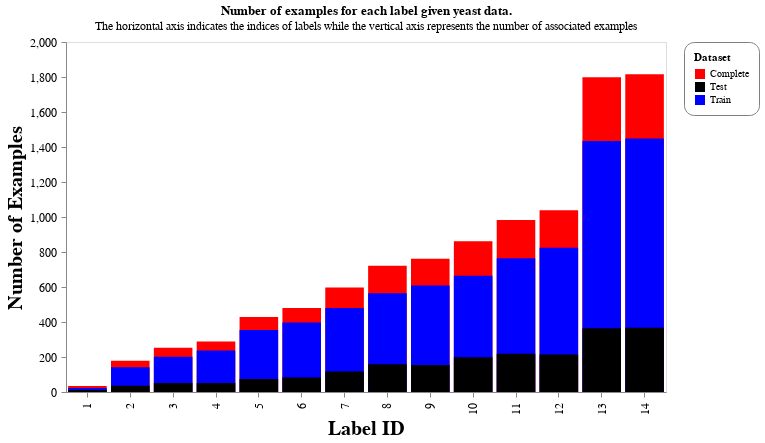

Notebook source saved alongside this figure:
### Markdown cell above
Again, we train the chain classifier using the resulted training and test sets.

### Code cell
chart

### Figure 1 — Vega-Lite specification as saved in the notebook (floating-point values rounded to 4 significant figures)
{"data": {"name": "data-668f8040dcfe2e60425ef04684308304"}, "mark": {"type": "bar", "color": "grey"}, "config": {"axis": {"labelFontSize": 12, "labelLimit": 500, "labelPadding": 5, "titleFontSize": 20}, "axisY": {"grid": false}, "header": {"labelFontSize": 15, "titleFontSize": 20}, "legend": {"cornerRadius": 10, "fillColor": "white", "padding": 10, "strokeColor": "gray"}}, "encoding": {"color": {"type": "nominal", "field": "Dataset", "scale": {"range": ["red", "black", "blue"]}}, "x": {"type": "ordinal", "field": "Label", "sort": "ascending", "title": "Label ID"}, "y": {"type": "quantitative", "field": "Sum", "stack": null, "title": "Number of Examples"}}, "height": 350, "resolve": {"scale": {"x": "independent"}}, "title": {"text": "Number of examples for each label given yeast data.", "subtitle": ["The horizontal axis indicates the indices of labels while the vertical axis represents the number of associated examples"]}, "width": 600, "$schema": "https://vega.github.io/schema/vega-lite/v4.8.1.json", "datasets": {"data-668f8040dcfe2e60425ef04684308304": [{"Label": 1, "Dataset": "Complete", "Sum": 34}, {"Label": 2, "Dataset": "Complete", "Sum": 178}, {"Label": 3, "Dataset": "Complete", "Sum": 253}, {"Label": 4, "Dataset": "Complete", "Sum": 289}, {"Label": 5, "Dataset": "Complete", "Sum": 428}, {"Label": 6, "Dataset": "Complete", "Sum": 480}, {"Label": 7, "Dataset": "Complete", "Sum": 597}, {"Label": 8, "Dataset": "Complete", "Sum": 722}, {"Label": 9, "Dataset": "Complete", "Sum": 762}, {"Label": 10, "Dataset": "Complete", "Sum": 862}, {"Label": 11, "Dataset": "Complete", "Sum": 983}, {"Label": 12, "Dataset": "Complete", "Sum": 1038}, {"Label": 13, "Dataset": "Complete", "Sum": 1799}, {"Label": 14, "Dataset": "Complete", "Sum": 1816}, {"Label": 1, "Dataset": "Train", "Sum": 23}, {"Label": 2, "Dataset": "Train", "Sum": 142}, {"Label": 3, "Dataset": "Train", "Sum": 201}, {"Label": 4, "Dataset": "Train", "Sum": 237}, {"Label": 5, "Dataset": "Train", "Sum": 354}, {"Label": 6, "Dataset": "Train", "Sum": 397}, {"Label": 7, "Dataset": "Train", "Sum": 480}, {"Label": 8, "Dataset": "Train", "Sum": 564}, {"Label": 9, "Dataset": "Train", "Sum": 608}, {"Label": 10, "Dataset": "Train", "Sum": 664}, {"Label": 11, "Dataset": "Train", "Sum": 765}, {"Label": 12, "Dataset": "Train", "Sum": 824}, {"Label": 13, "Dataset": "Train", "Sum": 1434}, {"Label": 14, "Dataset": "Train", "Sum": 1449}, {"Label": 1, "Dataset": "Test", "Sum": 11}, {"Label": 2, "Dataset": "Test", "Sum": 36}, {"Label": 3, "Dataset": "Test", "Sum": 52}, {"Label": 4, "Dataset": "Test", "Sum": 52}, {"Label": 5, "Dataset": "Test", "Sum": 74}, {"Label": 6, "Dataset": "Test", "Sum": 83}, {"Label": 7, "Dataset": "Test", "Sum": 117}, {"Label": 8, "Dataset": "Test", "Sum": 158}, {"Label": 9, "Dataset": "Test", "Sum": 154}, {"Label": 10, "Dataset": "Test", "Sum": 198}, {"Label": 11, "Dataset": "Test", "Sum": 218}, {"Label": 12, "Dataset": "Test", "Sum": 214}, {"Label": 13, "Dataset": "Test", "Sum": 365}, {"Label": 14, "Dataset": "Test", "Sum": 367}]}}
